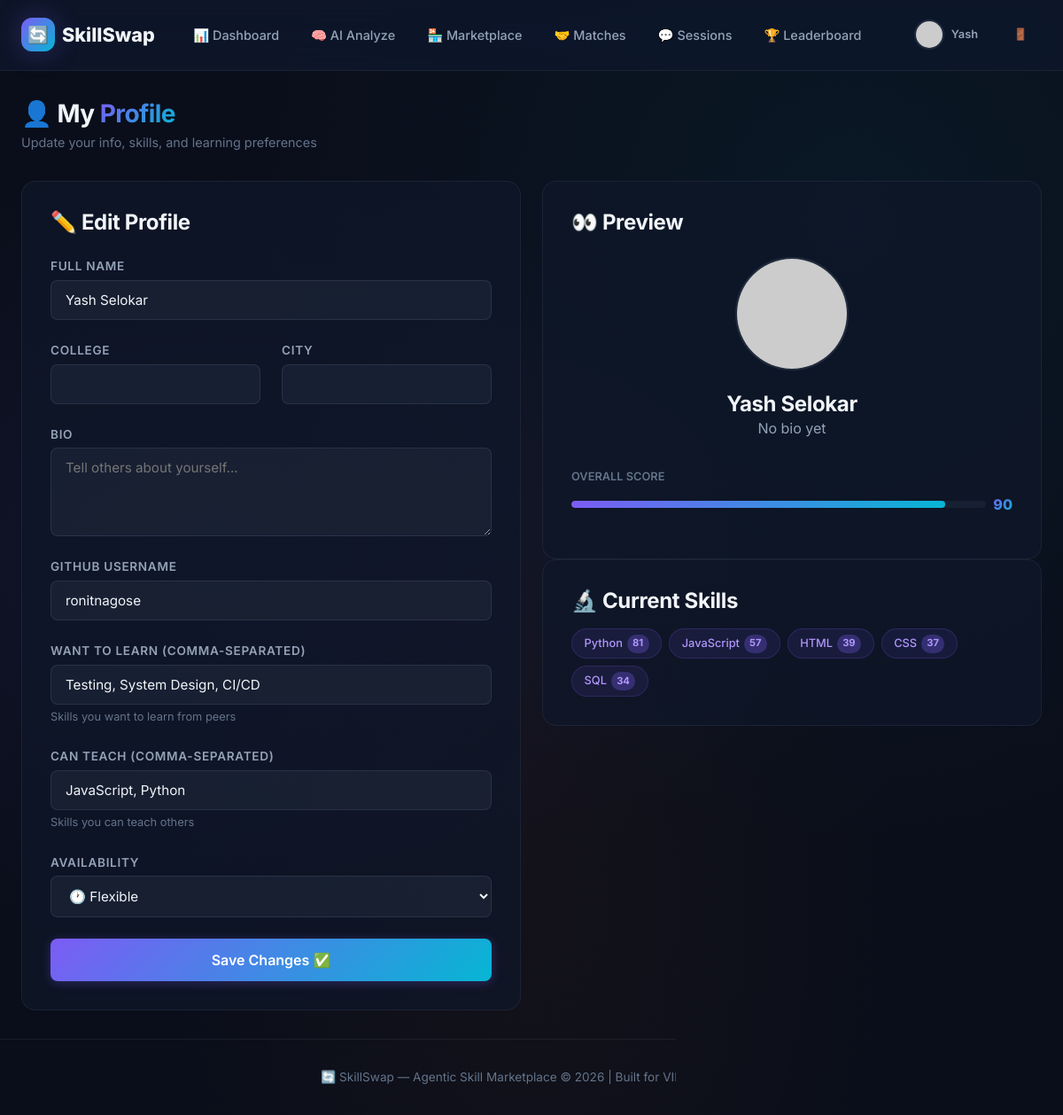
/profile (signed in), run on the app's committed database.
### tables this page shows
CREATE TABLE users (
            id INTEGER PRIMARY KEY AUTOINCREMENT,
            firebase_uid TEXT UNIQUE,
            name TEXT NOT NULL,
            email TEXT UNIQUE NOT NULL,
            photo_url TEXT DEFAULT '',
            college TEXT DEFAULT '',
            city TEXT DEFAULT '',
            bio TEXT DEFAULT '',
            github_username TEXT DEFAULT '',
            avatar_url TEXT DEFAULT '',
            overall_score INTEGER DEFAULT 0,
            want_to_learn TEXT DEFAULT '[]',
            can_teach TEXT DEFAULT '[]',
            availability TEXT DEFAULT 'Flexible',
            created_at TIMESTAMP DEFAULT CURRENT_TIMESTAMP
        );

CREATE TABLE skills (
            id INTEGER PRIMARY KEY AUTOINCREMENT,
            user_id INTEGER NOT NULL,
            skill_name TEXT NOT NULL,
            skill_value INTEGER DEFAULT 0,
            category TEXT DEFAULT 'General',
            verified_via TEXT DEFAULT 'self',
            created_at TIMESTAMP DEFAULT CURRENT_TIMESTAMP,
            FOREIGN KEY (user_id) REFERENCES users(id)
        );

### app.py (the view, shortened to what this page needs)
@app.route('/profile', methods=['GET', 'POST'])
@login_required
def profile():
    db = get_db()
    user = get_current_user()
    skills = db.execute('SELECT * FROM skills WHERE user_id = ? ORDER BY skill_value DESC', (session['user_id'],)).fetchall()
    return render_template('profile.html', user=user, skills=skills)

### app.py (called while the page is built)
@app.context_processor
def inject_firebase_config():
    return {'firebase_config': FIREBASE_WEB_CONFIG}

def get_db():
    if 'db' not in g:
        g.db = sqlite3.connect(app.config['DATABASE'])
        g.db.row_factory = sqlite3.Row
        g.db.execute("PRAGMA journal_mode=WAL")
        g.db.execute("PRAGMA foreign_keys=ON")
    return g.db

def login_required(f):
    @wraps(f)
    def decorated(*args, **kwargs):
        if 'user_id' not in session:
            flash('Please login first.', 'warning')
            return redirect(url_for('login'))
        db = get_db()
        user = db.execute('SELECT id FROM users WHERE id = ?', (session['user_id'],)).fetchone()
        if not user:
            session.clear()
            flash('Session expired. Please sign in again.', 'warning')
            return redirect(url_for('login'))
        return f(*args, **kwargs)
    return decorated

def get_current_user():
    if 'user_id' not in session:
        return None
    db = get_db()
    user = db.execute('SELECT * FROM users WHERE id = ?', (session['user_id'],)).fetchone()
    if not user:
        session.clear()  # Auto-clear stale session
    return user

### templates/profile.html (shortened to what this page needs)
{% extends "base.html" %}
{% block content %}
<div class="container">
    <div class="section-header fade-in">
        <h2>👤 My <span class="text-gradient">Profile</span></h2>
        <p>Update your info, skills, and learning preferences</p>
    </div>
    <div class="grid-2">
        <div class="card-flat fade-in stagger-1">
            <h3 style="margin-bottom:var(--space-lg);">✏️ Edit Profile</h3>
            <form method="POST" action="{{ url_for('profile') }}">
                <div class="form-group">
                    <label class="form-label" for="name">Full Name</label>
                    <input type="text" id="name" name="name" class="form-input" value="{{ user.name }}" required>
                </div>
                <div class="grid-2">
                    <div class="form-group">
                        <label class="form-label" for="college">College</label>
                        <input type="text" id="college" name="college" class="form-input" value="{{ user.college or '' }}">
                    </div>
                    <div class="form-group">
                        <label class="form-label" for="city">City</label>
                        <input type="text" id="city" name="city" class="form-input" value="{{ user.city or '' }}">
                    </div>
                </div>
                <div class="form-group">
                    <label class="form-label" for="bio">Bio</label>
                    <textarea id="bio" name="bio" class="form-textarea" rows="3" placeholder="Tell others about yourself...">{{ user.bio or '' }}</textarea>
                </div>
                <div class="form-group">
                    <label class="form-label" for="github_username">GitHub Username</label>
                    <input type="text" id="github_username" name="github_username" class="form-input"
                           value="{{ user.github_username or '' }}" placeholder="octocat">
                </div>
                <div class="form-group">
                    <label class="form-label" for="want_to_learn">Want to Learn (comma-separated)</label>
                    <input type="text" id="want_to_learn" name="want_to_learn" class="form-input"
                           value="{% if user.want_to_learn %}{{ user.want_to_learn | replace('[', '') | replace(']', '') | replace('\"', '') }}{% endif %}"
                           placeholder="Flutter, Machine Learning, React">
                    <span class="form-hint">Skills you want to learn from peers</span>
                </div>
                <div class="form-group">
                    <label class="form-label" for="can_teach">Can Teach (comma-separated)</label>
                    <input type="text" id="can_teach" name="can_teach" class="form-input"
                           value="{% if user.can_teach %}{{ user.can_teach | replace('[', '') | replace(']', '') | replace('\"', '') }}{% endif %}"
                           placeholder="Python, Web Development, Git">
                    <span class="form-hint">Skills you can teach others</span>
                </div>
                <div class="form-group">
                    <label class="form-label" for="availability">Availability</label>
                    <select id="availability" name="availability" class="form-select">
                        <option value="Flexible" {% if user.availability == 'Flexible' %}selected{% endif %}>🕐 Flexible</option>
                    </select>
                </div>
                <button type="submit" class="btn btn-primary btn-lg" style="width:100%;">Save Changes ✅</button>
            </form>
        </div>
        <div class="flex-col gap-lg">
            <div class="card-flat fade-in stagger-2">
                <h3 style="margin-bottom:var(--space-lg);">👀 Preview</h3>
                <div style="text-align:center; margin-bottom:var(--space-lg);">
                    {% if user.avatar_url %}
                    <img src="{{ user.avatar_url }}" alt="Avatar" class="avatar avatar-2xl" style="margin-bottom:var(--space-md);">
                    {% else %}
                    <div class="avatar-placeholder avatar-2xl" style="width:128px; height:128px; font-size:3rem; margin:0 auto var(--space-md);">{{ user.name[0] }}</div>
                    {% endif %}
                    <h3>{{ user.name }}</h3>
                    <p>{{ user.bio or 'No bio yet' }}</p>
                </div>
                <div style="margin-bottom:var(--space-md);">
                    <p style="font-size:0.8rem; font-weight:600; color:var(--text-muted); text-transform:uppercase; margin-bottom:var(--space-sm);">Overall Score</p>
                    <div class="flex gap-sm" style="align-items:center;">
                        <div class="progress-bar" style="flex:1;">
                            <div class="progress-bar-fill" style="width:{{ user.overall_score or 0 }}%;"></div>
                        </div>
                        <span class="text-gradient" style="font-weight:800;">{{ user.overall_score or 0 }}</span>
                    </div>
                </div>
            </div>
            <div class="card-flat fade-in stagger-3">
                <h3 style="margin-bottom:var(--space-md);">🔬 Current Skills</h3>
                {% if skills %}
                <div class="flex flex-wrap gap-sm">
                    {% for skill in skills %}
                    <span class="skill-tag">
                        {{ skill.skill_name }}
                        <span class="skill-score">{{ skill.skill_value }}</span>
                    </span>
                    {% endfor %}
                </div>
                {% else %}
                <p class="text-muted">No skills yet. <a href="{{ url_for('analyze') }}">Analyze your GitHub</a> to get started.</p>
                {% endif %}
            </div>
        </div>
    </div>
</div>
{% endblock %}

### templates/base.html (shortened to what this page needs)
<!DOCTYPE html>
<html lang="en">
<head>
    <link rel="stylesheet" href="{{ url_for('static', filename='css/style.css') }}">
</head>
<body>
    {% if user %}
    <nav class="navbar" id="main-nav">
        <div class="container">
            <a href="{{ url_for('dashboard') }}" class="nav-brand">
                <span class="nav-brand-icon">🔄</span>
                SkillSwap
            </a>
            <ul class="nav-links" id="nav-links">
                <li><a href="{{ url_for('dashboard') }}" class="{% if request.endpoint == 'dashboard' %}active{% endif %}">📊 Dashboard</a></li>
                <li><a href="{{ url_for('analyze') }}" class="{% if request.endpoint == 'analyze' %}active{% endif %}">🧠 AI Analyze</a></li>
                <li><a href="{{ url_for('marketplace') }}" class="{% if request.endpoint == 'marketplace' %}active{% endif %}">🏪 Marketplace</a></li>
                <li><a href="{{ url_for('matches') }}" class="{% if request.endpoint == 'matches' %}active{% endif %}">🤝 Matches</a></li>
                <li><a href="{{ url_for('sessions') }}" class="{% if request.endpoint == 'sessions' %}active{% endif %}">💬 Sessions</a></li>
                <li><a href="{{ url_for('leaderboard') }}" class="{% if request.endpoint == 'leaderboard' %}active{% endif %}">🏆 Leaderboard</a></li>
            </ul>
            <div class="nav-user">
                <a href="{{ url_for('profile') }}" class="btn btn-ghost btn-sm">
                    {% if user.avatar_url %}
                    <img src="{{ user.avatar_url }}" alt="Avatar" class="nav-avatar">
                    {% else %}
                    <span class="avatar-placeholder avatar-sm" style="font-size:0.7rem;">{{ user.name[0] }}</span>
                    {% endif %}
                    {{ user.name.split(' ')[0] }}
                </a>
                <a href="{{ url_for('logout') }}" class="btn btn-ghost btn-sm" title="Logout">🚪</a>
            </div>
        </div>
    </nav>
    {% endif %}
    <main class="main-content">
        {% block content %}{% endblock %}
    </main>
    {% if user %}
    <footer class="footer">
        <div class="container">
            <p>🔄 SkillSwap — Agentic Skill Marketplace &copy; 2026 | Built for VIBE-A-THON</p>
        </div>
    </footer>
    {% endif %}
</body>
</html>

### data on the page
users: name "Yash", name "Yash Selokar", github_username "ronitnagose", want_to_learn "Testing, System Design, CI/CD", can_teach "JavaScript, Python", availability "🕐 Flexible", bio "No bio yet", overall_score "90"
skills: skill_name "Python", skill_value "81"
skills: skill_name "JavaScript", skill_value "57"
skills: skill_name "HTML", skill_value "39"
skills: skill_name "CSS", skill_value "37"
skills: skill_name "SQL", skill_value "34"
